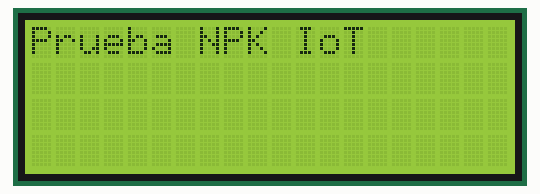
Recording of a sketch running on a simulated Arduino Uno, built with avr-gcc and run on an emulated ATmega328P. Parts: 20×4 character LCD. What the sketch prints to the serial monitor is not drawn.

Above: at 0.1 s.
At 11.8 s:
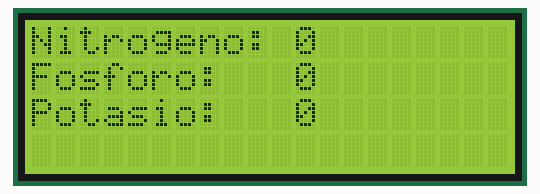

The sketch:

npk.ino
```cpp
#include <SoftwareSerial.h>
#include <Wire.h>
#include <LiquidCrystal_I2C.h>

// --- CONFIGURACIÓN DE PINES ---
#define RO 2
#define DI 3
#define RE 4
#define DE 5

LiquidCrystal_I2C lcd(0x27, 20, 4);
SoftwareSerial mod(RO, DI);

// Mensajes Modbus RTU estándar para sensores NPK
const byte n_query[] = {0x01, 0x03, 0x00, 0x1e, 0x00, 0x01, 0xe4, 0x0c};
const byte p_query[] = {0x01, 0x03, 0x00, 0x1f, 0x00, 0x01, 0xb5, 0xcc};
const byte k_query[] = {0x01, 0x03, 0x00, 0x20, 0x00, 0x01, 0x85, 0xc0};

byte values[11];

void setup() {
  Serial.begin(9600);
  mod.begin(4800); // Velocidad estándar de estos sensores NPK

  pinMode(RE, OUTPUT);
  pinMode(DE, OUTPUT);

  // Inicialización de Pantalla LCD
  Wire.begin();
  lcd.init();
  lcd.backlight();

  lcd.setCursor(0, 0);
  lcd.print("Prueba NPK IoT");
  delay(2000);
  lcd.clear();
}

void loop() {
  // Leer los 3 valores de forma secuencial
  byte valN = readSensor(n_query);
  delay(250); // Pausa obligatoria para no saturar el bus RS485
  byte valP = readSensor(p_query);
  delay(250);
  byte valK = readSensor(k_query);

  // --- DEBUG EN MONITOR SERIE ---
  Serial.print("Lecturas -> ");
  Serial.print("N: "); Serial.print(valN); Serial.print(" mg/kg | ");
  Serial.print("P: "); Serial.print(valP); Serial.print(" mg/kg | ");
  Serial.print("K: "); Serial.println(valK); Serial.print(" mg/kg");

  // --- IMPRESIÓN EN PANTALLA LCD ---
  lcd.setCursor(0, 0);
  lcd.print("Nitrogeno: "); lcd.print(valN); lcd.print("    "); // Espacios para limpiar basura previa

  lcd.setCursor(0, 1);
  lcd.print("Fosforo:   "); lcd.print(valP); lcd.print("    ");

  lcd.setCursor(0, 2);
  lcd.print("Potasio:   "); lcd.print(valK); lcd.print("    ");

  delay(2000); // Esperar 2 segundos antes de la siguiente ráfaga de preguntas
}

byte readSensor(const byte query[]) {
  // Limpiar cualquier residuo en el búfer serial antes de enviar
  while(mod.available()) mod.read();

  // Modo Transmisión: Habilitar envío en el MAX485
  digitalWrite(RE, HIGH);
  digitalWrite(DE, HIGH);
  delay(10);

  mod.write(query, 8);
  mod.flush(); // Esperar a que se envíen físicamente todos los bytes

  // Modo Recepción: Escuchar la respuesta del sensor
  digitalWrite(RE, LOW);
  digitalWrite(DE, LOW);

  // Esperar a que lleguen al menos 7 bytes (Estructura Modbus: ID, Función, Longitud, Datos, CRC)
  unsigned long start = millis();
  while (mod.available() < 7 && (millis() - start < 3000)) { // Timeout aumentado a 3s
    delay(1);
  }

  // Si llegaron los datos correctos, leer el búfer
  if (mod.available() >= 7) {
    for (byte i = 0; i < 7; i++) {
      values[i] = mod.read();
    }
    return values[4]; // El byte 4 contiene el valor de la variable medida
  }

  return 0; // Si entra aquí, es que hubo Timeout (no hay comunicación física)
}
```
